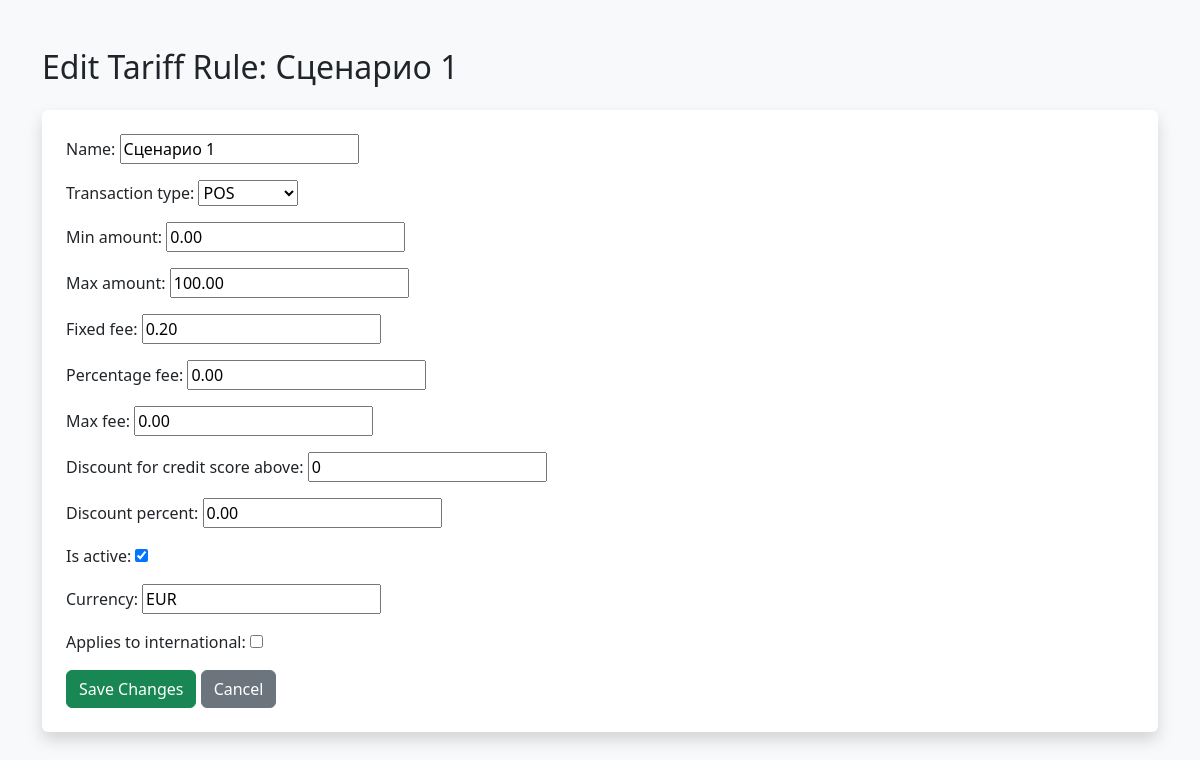
The page /edit/5/ on the database its author committed.
### transactions/models.py (models this page shows, shortened)
class TariffRule(models.Model):
    TRANSACTION_TYPES = [
        ('POS', 'POS'),
        ('ECOM', 'ECOM'),
        ('TRANSFER', 'TRANSFER'),
        ('CASHOUT', 'CASHOUT'),
        ('INTL', 'INTL'),
    ]
    name = models.CharField(max_length=100)
    transaction_type = models.CharField(max_length=20, choices=TRANSACTION_TYPES)
    min_amount = models.DecimalField(max_digits=12, decimal_places=2)
    max_amount = models.DecimalField(max_digits=12, decimal_places=2)
    fixed_fee = models.DecimalField(max_digits=10, decimal_places=2, default=0)
    percentage_fee = models.DecimalField(max_digits=5, decimal_places=2, default=0)
    max_fee = models.DecimalField(max_digits=10, decimal_places=2, null=True, blank=True)
    discount_for_credit_score_above = models.IntegerField(null=True, blank=True)
    discount_percent = models.DecimalField(max_digits=5, decimal_places=2, default=0)
    is_active = models.BooleanField(default=True)
    currency = models.CharField(max_length=5, null=True, blank=True,)
    applies_to_international = models.BooleanField(default=False,)

### transactions/views.py (the view)
# urls.py: path('edit/<int:id>/', edit_tariff_rule, name='edit_tariff_rule'),
def edit_tariff_rule(request, id):
    rule = get_object_or_404(TariffRule, id=id)
    if request.method == 'POST':
        form = TariffRuleForm(request.POST, instance=rule)
        if form.is_valid():
            form.save()
            return redirect('transaction_list')
    else:
        form = TariffRuleForm(instance=rule)
    return render(request, 'transactions/edit.html', {'form': form, 'rule': rule})

### transactions/forms.py
class TariffRuleForm(forms.ModelForm):
    class Meta:
        model = TariffRule
        fields = '__all__'

### transactions/templates/transactions/edit.html (shortened to what this page needs)
<!DOCTYPE html>
<html lang="en">
<head>
    <title>{% load static %}
<!DOCTYPE html>
<html lang="en">
<head>
    <meta charset="UTF-8">
    <title>Edit Tariff Rule</title>
    <link href="https://cdn.jsdelivr.net/npm/bootstrap@5.3.2/dist/css/bootstrap.min.css" rel="stylesheet">
</head>
<body class="bg-light">
    <div class="container mt-5">
        <h2 class="mb-4">Edit Tariff Rule: {{ rule.name }}</h2>
        <form method="post" class="shadow p-4 bg-white rounded">
            {{ form.as_p }}
            <button type="submit" class="btn btn-success">Save Changes</button>
            <a href="{% url 'transaction_list' %}" class="btn btn-secondary">Cancel</a>
        </form>
    </div>
</body>
</html>

### rows shown on the page
TariffRule: name "Сценарио 1", transaction_type "POS", min_amount "0.00", max_amount "100.00", fixed_fee "0.20", percentage_fee "0.00", max_fee "0.00", discount_for_credit_score_above "0", discount_percent "0.00", is_active "☑", currency "ЕUR"
